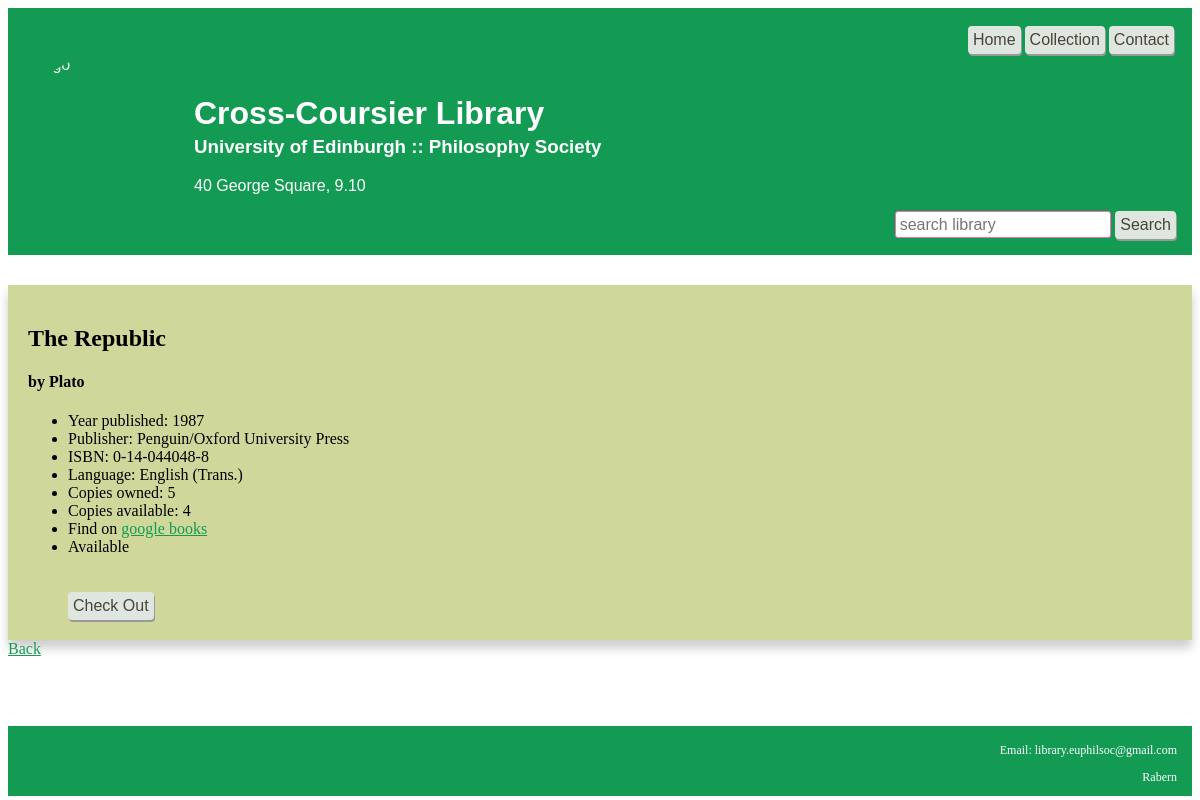
Screenshot of /library/details/287/ with the database file from the repository.
### libraryapp/models.py (models this page shows, shortened)
class Book(models.Model):
    call_number = models.CharField(max_length =50)
    author = models.CharField(max_length =100)
    title = models.CharField(max_length =100)
    year = models.CharField(max_length =50)
    publisher = models.CharField(max_length =100)
    isbn = models.CharField(max_length =100)
    inventory = models.SmallIntegerField()
    available = models.SmallIntegerField()
    language = models.CharField(max_length =100)
    notes = models.TextField(null=True)

### libraryapp/views.py (the view)
# urls.py: path('details/<int:id>/', book_detail, name ="details"),
def book_detail(request,id):
    book = get_object_or_404(Book,id=id)
    context ={
        "book": book
    }
    return render(request, "library/detail.html", context)

### libraryapp/templates/library/detail.html (shortened to what this page needs)
{% extends 'base.html'%}
{% block content %}
 <div>
<div class="card">
  <div class="container">
    <h2><b>{{ book.title}}</b></h2>
    <h4> by {{ book.author }}</h4>
  <ul>
    <li>Year published: {{ book.year}} </li>
    <li>Publisher: {{ book.publisher}} </li>
    <li>ISBN: {{ book.isbn}}</li>
    <li>Language: {{ book.language}} </li>
    <li>Copies owned: {{ book.inventory}} </li>
    <li>Copies available: {{ book.available}} </li>
    <li>Find on <a style href="https://www.google.com/search?tbm=bks&q={{book.title}}">google books </a> </li>
    <li>{{ book.available|yesno:"Available,Not Available"}}</li>
  </ul>
</div>
{%if book.available %}
<div id="check"><button  onclick="location.href = '{% url 'checkout' book.id %}'">Check Out</button></div>
{%else%}
<div id="check">All copies of this item are checked out</div>
{%endif%}
</div>
<div> <a href="{% url 'list' %}"> Back </a></div>
<br>
{% endblock content %}

### libraryapp/static/css/books.css (style rules this page uses)
a { color: #139b53; }
li a { padding: 0em; }
.card { background-color: #cfd79b; box-shadow: 0 8px 10px 0 rgba(0,0,0,0.2); }
.container { padding: 20px; }
#check { margin-left:60px; padding-bottom: 20px; }
button { padding: 5px 5px; font-size: 16px; cursor: pointer; text-align: center; text-decoration: none; color: #484538; background-color: #dfe6e0; border: none; border-radius: 4px; box-shadow: 1px 2px #999; }

### rows the page displays
Book: title "The Republic", author "Plato", year "1987", publisher "Penguin/Oxford University Press", isbn "0-14-044048-8", language "English (Trans.)", inventory "5", available "4", available "Available"
